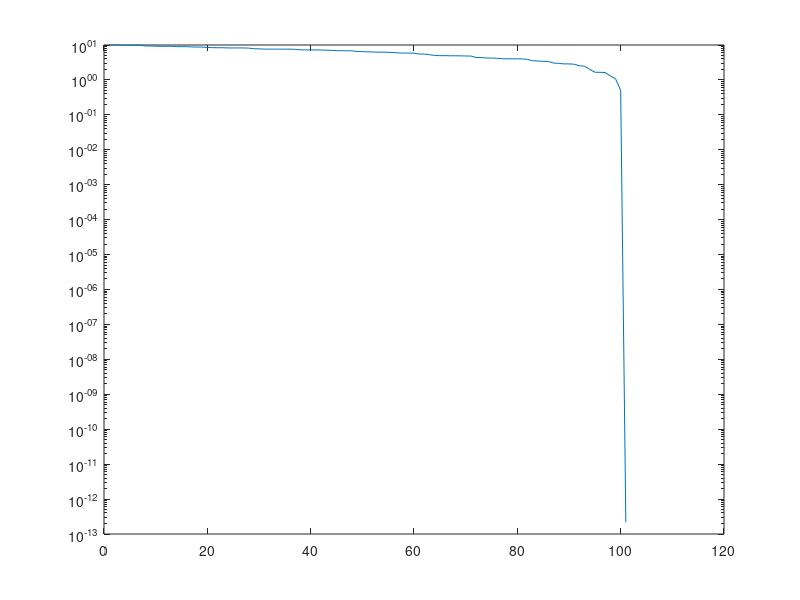
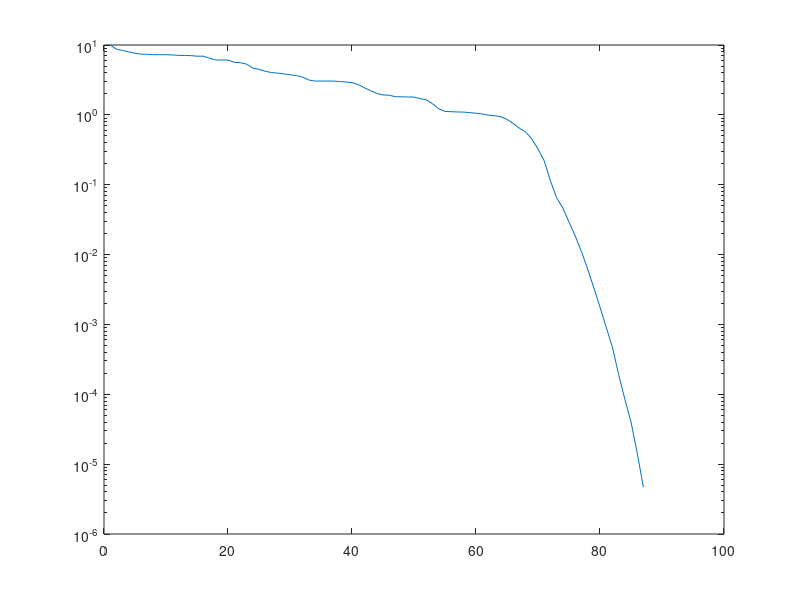
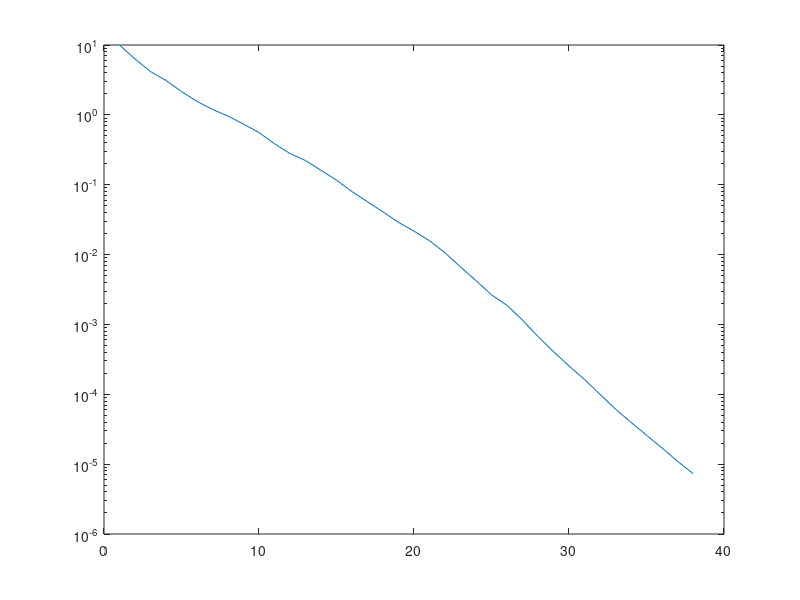
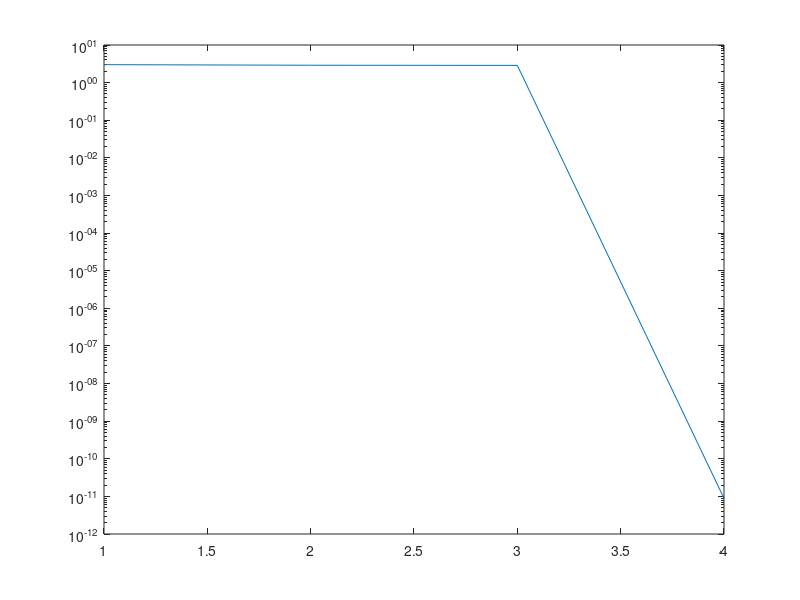

Write the MATLAB code that produced these figures, in order.
%% Question 7 (i)
for n=[7 47 87];
    A=randn(n);
    b=ones(n,1);
    [x,flag,relres,iter,resvec]=gmres(A,b,[],1.e-6,size(A,1));
    flag
    relres
    iter
end
% Since flag==0 for all the cases tested above, this shows that the GMRES
% algorithm successfully converge to the solution of Ax=b when A is a dense
% matrix.

%% (ii)
A=sprandn(100,100,0.1);
b=ones(100,1);
[x,flag,relres,iter,resvec]=gmres(A,b,[],1.e-6,size(A,1));
flag
relres
iter
figure;
semilogy(resvec)
% Flag==0 in this case as well, so the GMRES algorithm converges for sparse
% matrix.

%% (iii)

A=sprandn(100,100,0.1)+2*eye(100,100);
b=ones(100,1);
[x,flag,relres,iter,resvec]=gmres(A,b,[],1.e-6,size(A,1));
flag
relres
iter
figure;
semilogy(resvec)

% The GMRES algorithm converges in this case as well but the algorithm
% takes less than 100 iterations to converge and the residual norm is of order of e-07.

%% (iv)
A=sprandn(100,100,0.1)+4*eye(100,100);
b=ones(100,1);
[x,flag,relres,iter,resvec]=gmres(A,b,[],1.e-6,size(A,1));
flag
relres
iter
figure;
semilogy(resvec)
%The GMRES algorithm converges in this case but the algorithm
% takes fewer iterations to converge and the residual norm is of order of e-07.

%% (v)
X=randn(9,9);
A=X*diag([1,1,-4,3,3,-4,-4,-4,3])/X;
b=ones(9,1);
[x,flag,relres,iter,resvec]=gmres(A,b,[],1.e-6,size(A,1));
flag
relres
iter
figure;
semilogy(resvec)
% The GMRES algorithm converges within only 3 iterations and the relative residual norm of order of
% e-15.

%% (iv) 

X=randn(10,10);
A=hess(X);
b=ones(10,1);
[x,flag,relres,iter,resvec]=gmres(A,b,[],1.e-6,size(A,1));
flag
relres
iter
figure;
semilogy(resvec)
% The GMRES algorithm converges for the 10*10 Hessenberg matrix.